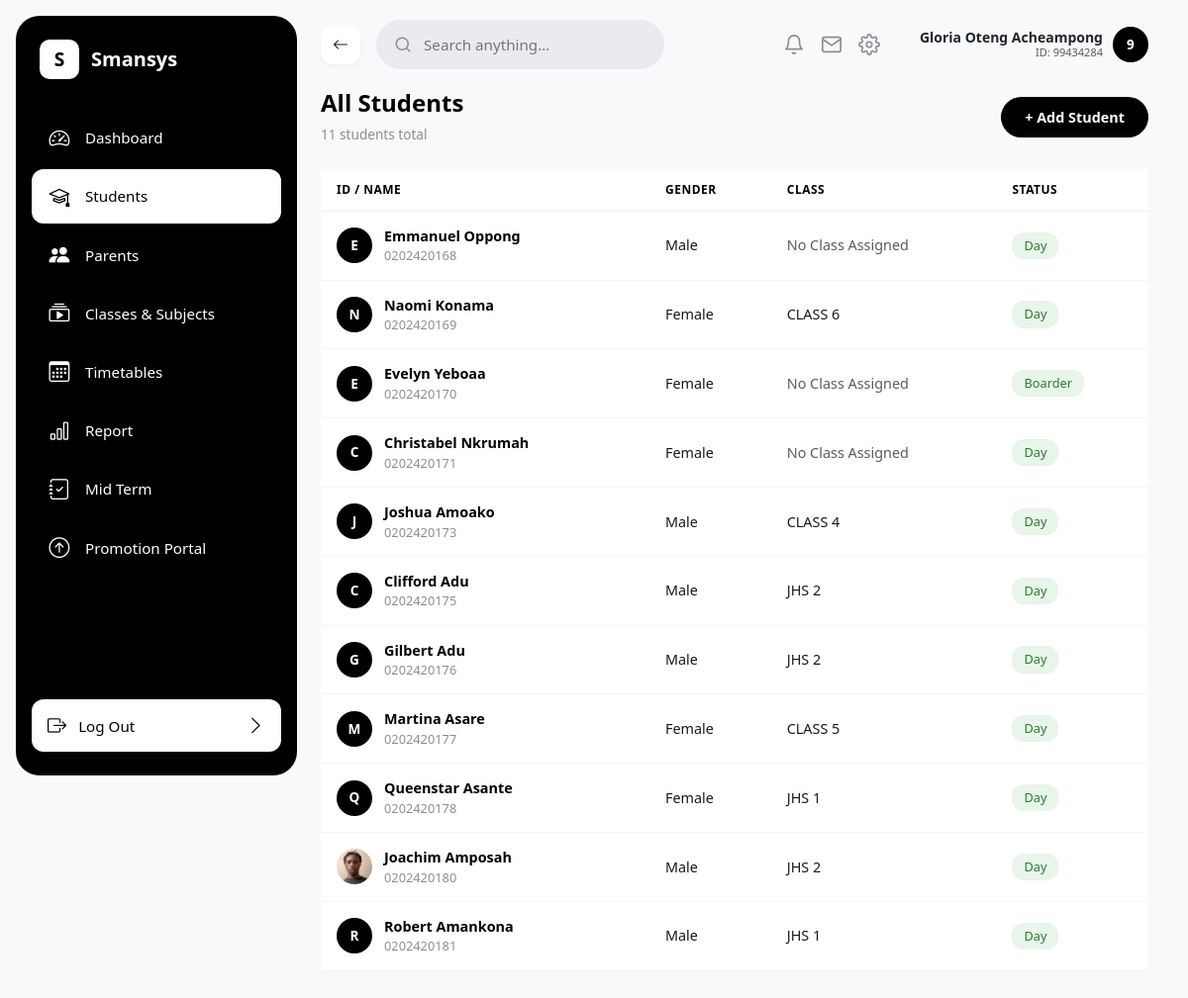
The app's page /students/ (signed in), older data.
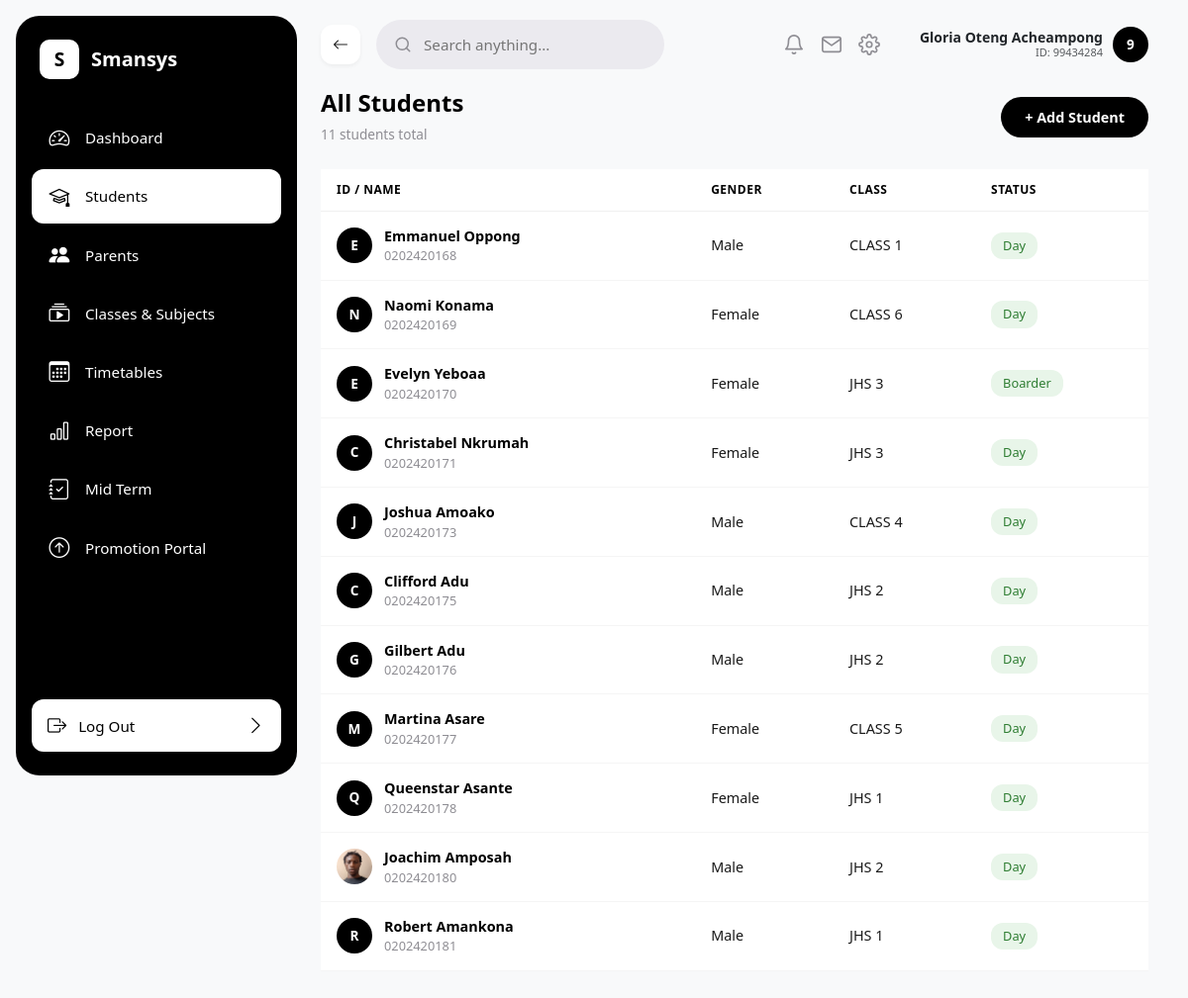
The same page, newer data.
### sis/models.py (models this page shows, shortened)
class Student(models.Model):
    GENDER_CHOICES = [('Male', 'Male'), ('Female', 'Female')]
    STATUS_CHOICES = [('Day', 'Day'), ('Boarder', 'Boarder')]
    LIVING_WITH_CHOICES = [('Mother', 'Mother'), ('Father', 'Father'), ('Both', 'Both')]
    admission_number = models.CharField(max_length=50, unique=True)
    first_name = models.CharField(max_length=100)
    last_name = models.CharField(max_length=100)
    other_names = models.CharField(max_length=100, blank=True, null=True, default='')
    dob = models.DateField(verbose_name='Date of Birth')
    date_of_admission = models.DateField(default=date.today)
    gender = models.CharField(max_length=10, choices=GENDER_CHOICES)
    status = models.CharField(max_length=10, choices=STATUS_CHOICES)
    living_with = models.CharField(max_length=10, choices=LIVING_WITH_CHOICES, default='Both')
    previous_school_attended = models.CharField(max_length=255, default='N/A')
    profile_picture = models.ImageField(upload_to='students/profiles/', blank=True, null=True)
    classroom = models.ForeignKey('ClassRoom', on_delete=models.SET_NULL, null=True, blank=True, related_name='students')
    father = models.ForeignKey(Parent, on_delete=models.SET_NULL, null=True, blank=True, related_name='father_of')
    mother = models.ForeignKey(Parent, on_delete=models.SET_NULL, null=True, blank=True, related_name='mother_of')
    @property
    def current_class(self):
        """Return the most recent enrolled ClassRoom for this student, or None."""
        latest = self.enrollments.order_by('-date_enrolled').first()
        return latest.classroom if latest else None

class ClassRoom(models.Model):
    class_name = models.CharField(max_length=50, unique=True)
    order = models.PositiveIntegerField(
        default=0,
        help_text="Used to sort classes hierarchically (e.g., Class 1 = 1, JHS 3 = 9)"
    )
    form_master = models.ForeignKey('StaffProfile', on_delete=models.SET_NULL, null=True, blank=True, related_name='managed_class')
    class Meta:
        ordering = ['order']

### sis/views.py (the view)
# urls.py: path('students/', student_list_view, name='student_list'),
@login_required
def student_list_view(request):
    students = Student.objects.all().select_related('classroom')
    classrooms = ClassRoom.objects.all()
    return render(request, 'sis/student_list.html', {
        'students': students,
        'classrooms': classrooms,
    })

### sis/templates/sis/student_list.html (shortened to what this page needs)
{% extends 'sis/base.html' %}
{% load static %}
{% block content %}
<div class="d-flex justify-content-between align-items-center mb-4">
    <div>
        <h4 class="fw-bold mb-1" style="color: #000000;">All Students</h4>
        <span style="color: #8E8D93; font-size: 0.85rem;">{{ students|length }} students total</span>
    </div>
    <div>
        <a href="{% url 'student_registration' %}" style="background-color: #000000; color: #ffffff; border: none; border-radius: 25px; padding: 10px 24px; font-weight: 600; font-size: 0.9rem; text-decoration: none; display: inline-block; cursor: pointer;">+ Add Student</a>
    </div>
</div>
<div class="table-responsive">
    <table class="table table-hover align-middle" style="border-collapse: separate; border-spacing: 0;">
        <thead>
            <tr style="color: #8E8D93; font-size: 0.75rem; font-weight: 600; text-transform: uppercase; letter-spacing: 0.5px;">
                <th style="padding: 12px 16px; border-bottom: 1px solid #f0f0f0;">ID / Name</th>
                <th style="padding: 12px 16px; border-bottom: 1px solid #f0f0f0;">Gender</th>
                <th style="padding: 12px 16px; border-bottom: 1px solid #f0f0f0;">Class</th>
                <th style="padding: 12px 16px; border-bottom: 1px solid #f0f0f0;">Status</th>
            </tr>
        </thead>
        <tbody>
            {% for student in students %}
            <tr style="cursor: pointer; transition: background 0.15s;" onclick="window.location='{% url 'student_detail' student.id %}';">
                <td style="padding: 14px 16px; border-bottom: 1px solid #f5f5f5;">
                    <div style="display: flex; align-items: center; gap: 12px;">
                        {% if student.profile_picture %}
                        <img src="{{ student.profile_picture.url }}" alt="" style="width: 36px; height: 36px; border-radius: 50%; object-fit: cover;">
                        {% else %}
                        <span style="width: 36px; height: 36px; border-radius: 50%; background-color: #000000; color: #ffffff; display: flex; align-items: center; justify-content: center; font-weight: 700; font-size: 0.85rem; flex-shrink: 0;">{{ student.first_name|first|upper }}</span>
                        {% endif %}
                        <div>
                            <div style="font-weight: 600; color: #000000; font-size: 0.9rem;">{{ student.first_name }} {{ student.other_names }} {{ student.last_name }}</div>
                            <div style="color: #8E8D93; font-size: 0.8rem;">{{ student.admission_number }}</div>
                        </div>
                    </div>
                </td>
                <td style="padding: 14px 16px; border-bottom: 1px solid #f5f5f5; color: #1A1A1A; font-size: 0.9rem;">{{ student.gender }}</td>
                <td style="padding: 14px 16px; border-bottom: 1px solid #f5f5f5; color: #1A1A1A; font-size: 0.9rem;">{% if student.classroom %}{{ student.classroom.class_name }}{% else %}<span class="text-muted">No Class Assigned</span>{% endif %}</td>
                <td style="padding: 14px 16px; border-bottom: 1px solid #f5f5f5;">
                    <span style="background-color: #E8F5E9; color: #2E7D32; border-radius: 12px; padding: 4px 12px; font-weight: 500; font-size: 0.8rem; display: inline-block;">{{ student.status }}</span>
                </td>
            </tr>
            {% empty %}
            <tr>
                <td colspan="4" class="text-center py-5" style="color: #8E8D93;">No students registered yet.</td>
            </tr>
            {% endfor %}
        </tbody>
    </table>
</div>
{% endblock %}

### sis/templates/sis/base.html (shortened to what this page needs)
{% load static %}
<!DOCTYPE html>
<html lang="en">
<head>
    <link rel="stylesheet" href="{% static 'css/bootstrap.min.css' %}">
    <link rel="stylesheet" href="https://cdn.jsdelivr.net/npm/bootstrap-icons@1.11.3/font/bootstrap-icons.min.css">
</head>
<body>
{% if user.is_authenticated %}
<div class="app-layout" style="display: flex; min-height: 100vh; background-color: #F8F9FA;">
    <aside style="width: 284px; flex-shrink: 0; min-height: 100vh;">
        <div class="sidebar">
            <div>
                <div class="brand">
                    <div class="icon-box">S</div>
                    <span>Smansys</span>
                </div>
                <nav class="nav-links">
                    {% if user.is_superuser %}
                    <a href="{% url 'dashboard' %}" class="{% if request.path == '/' or request.path == '/dashboard/' %}active{% endif %}">
                        <i class="bi bi-speedometer2"></i> Dashboard
                    </a>
                    <a href="{% url 'staff_list' %}" class="{% if request.path == '/staff/list/' %}active{% endif %}">
                        <i class="bi bi-people"></i> Staff
                    </a>
                    <a href="{% url 'student_list' %}" class="{% if request.path == '/students/' %}active{% endif %}">
                        <i class="bi bi-mortarboard"></i> Students
                    </a>
                    <a href="{% url 'parents_list' %}" class="{% if request.resolver_match.url_name == 'parents_list' %}active{% endif %}">
                        <i class="bi bi-people-fill"></i> Parents
                    </a>
                    <a href="{% url 'classes_subjects_hub' %}" class="{% if request.resolver_match.url_name == 'classes_subjects_hub' %}active{% endif %}">
                        <i class="bi bi-collection-play"></i> Classes & Subjects
                    </a>
                    <a href="{% url 'timetable_hub' %}" class="{% if request.resolver_match.url_name == 'timetable_hub' %}active{% endif %}">
                        <i class="bi bi-calendar3"></i> Timetables
                    </a>
                    <a href="{% url 'reports' %}" class="{% if request.path == '/reports/' %}active{% endif %}">
                        <i class="bi bi-bar-chart"></i> Report
                    </a>
                    <a href="{% url 'midterm_summary' %}" class="{% if request.resolver_match.view_name == 'midterm_summary' %}active{% endif %}">
                        <i class="bi bi-journal-check"></i> Mid Term
                    </a>
                    <a href="{% url 'register_student' %}" class="{% if request.path == '/students/register/' %}active{% endif %}">
                        <i class="bi bi-person-plus"></i> Add Student
                    </a>
                    <a href="{% url 'register_staff' %}" class="{% if request.path == '/staff/register/' %}active{% endif %}">
                        <i class="bi bi-person-badge"></i> Onboard Staff
                    </a>
                    <a href="{% url 'academic_settings' %}" class="{% if request.path == '/settings/academic-session/' %}active{% endif %}">
                        <i class="bi bi-gear"></i> Academic Settings
                    </a>
                    {% elif user.is_authenticated %}
                    <a href="{% url 'dashboard' %}" class="{% if request.path == '/' or request.path == '/dashboard/' %}active{% endif %}">
                        <i class="bi bi-speedometer2"></i> Dashboard
                    </a>
                    <a href="{% url 'student_list' %}" class="{% if request.path == '/students/' %}active{% endif %}">
                        <i class="bi bi-mortarboard"></i> Students
                    </a>
                    <a href="{% url 'parents_list' %}" class="{% if request.resolver_match.url_name == 'parents_list' %}active{% endif %}">
                        <i class="bi bi-people-fill"></i> Parents
                    </a>
                    <a href="{% url 'classes_subjects_hub' %}" class="{% if request.resolver_match.url_name == 'classes_subjects_hub' %}active{% endif %}">
                        <i class="bi bi-collection-play"></i> Classes & Subjects
                    </a>
                    <a href="{% url 'timetable_hub' %}" class="{% if request.resolver_match.url_name == 'timetable_hub' %}active{% endif %}">
                        <i class="bi bi-calendar3"></i> Timetables
                    </a>
                    <a href="{% url 'reports' %}" class="{% if request.path == '/reports/' %}active{% endif %}">
                        <i class="bi bi-bar-chart"></i> Report
                    </a>
                    <a href="{% url 'midterm_summary' %}" class="{% if request.resolver_match.view_name == 'midterm_summary' %}active{% endif %}">
                        <i class="bi bi-journal-check"></i> Mid Term
                    </a>
                    <a href="{% url 'promotion_portal' %}" class="{% if request.path == '/enrollment/portal/' %}active{% endif %}">
                        <i class="bi bi-arrow-up-circle"></i> Promotion Portal
                    </a>
                    {% endif %}
                </nav>
            </div>
            <div class="logout-wrap">
                <a href="{% url 'logout' %}">
                    <span><i class="bi bi-box-arrow-right me-2"></i> Log Out</span>
                    <i class="bi bi-chevron-right"></i>
                </a>
            </div>
        </div>
    </aside>
    <div class="main-viewport" style="flex-grow: 1; display: flex; flex-direction: column; min-width: 0;">
        <header class="global-header" style="width: 100%; display: flex; align-items: center; justify-content: space-between; padding: 20px 40px; background-color: transparent;">
            <div class="header-left d-flex align-items-center gap-3">
                <button type="button" onclick="window.history.back();" class="back-btn" aria-label="Go back">
                    <i class="bi bi-arrow-left"></i>
                </button>
                <div class="header-search-field" style="position: relative;">
                    <svg width="18" height="18" viewBox="0 0 24 24" fill="none" stroke="#8E8D93" stroke-width="2" stroke-linecap="round" stroke-linejoin="round">
                        <circle cx="11" cy="11" r="8"/>
                        <path d="M21 21l-4.35-4.35"/>
                    </svg>
                    <input id="globalSearchInput" type="text" placeholder="Search anything..." style="flex: 1; border: none; outline: none; background: transparent; font-size: 0.95rem; color: #8E8D93; line-height: 1; min-width: 0;">
                </div>
            </div>
            <div class="header-right d-flex align-items-center" style="gap: 20px; margin-left: auto;">
                <div class="utility-group d-flex align-items-center gap-3">
                    <svg width="22" height="22" viewBox="0 0 24 24" fill="none" stroke="#8E8D93" stroke-width="1.8" stroke-linecap="round" stroke-linejoin="round" style="cursor: pointer;">
                        <path d="M18 8A6 6 0 0 0 6 8c0 7-3 9-3 9h18s-3-2-3-9"/>
                        <path d="M13.73 21a2 2 0 0 1-3.46 0"/>
                    </svg>
                    <svg width="22" height="22" viewBox="0 0 24 24" fill="none" stroke="#8E8D93" stroke-width="1.8" stroke-linecap="round" stroke-linejoin="round" style="cursor: pointer;">
                        <path d="M4 4h16c1.1 0 2 .9 2 2v12c0 1.1-.9 2-2 2H4c-1.1 0-2-.9-2-2V6c0-1.1.9-2 2-2z"/>
                        <polyline points="22,6 12,13 2,6"/>
                    </svg>
                </div>
                <div class="profile-dropdown-container" style="position: relative;">
                    <div class="header-profile-pill d-flex align-items-center" style="gap: 10px; margin-left: 20px; cursor: pointer;" onclick="toggleProfileCard()">
                        <div class="text-end d-none d-md-block">
                            <div class="fw-bold text-dark lh-sm" style="font-size: 14px;">
                                {% if request.user.first_name %}{{ request.user.first_name }} {{ request.user.last_name }}{% else %}{{ request.user.username }}{% endif %}
                            </div>
                            <div class="text-muted" style="font-size: 11px; margin-top: -2px;">
                                ID: {{ request.user.username }}
                            </div>
                        </div>
                        {% if staff_profile and staff_profile.profile_picture %}
                        <img src="{{ staff_profile.profile_picture.url }}" alt="Avatar" style="width: 36px; height: 36px; border-radius: 50%; object-fit: cover;">
                        {% else %}
                        <span style="width: 36px; height: 36px; display: flex; align-items: center; justify-content: center; border-radius: 50%; background-color: #000000; color: #ffffff; font-weight: 700; font-size: 0.85rem; line-height: 1;">
                            {{ request.user.username|first|upper }}
                        </span>
                        {% endif %}
                    </div>
                </div>
            </div>
        </header>
        <main class="page-content-canvas" style="flex: 1 1 auto; display: flex; flex-direction: column; min-height: calc(100vh - 120px); padding: 0 40px 40px 40px;">
{% endif %}
            {% block content %}
            {% endblock %}
{% if user.is_authenticated %}
        </main>
    </div>
</div>
{% endif %}
</body>
</html>

Row changes from the older to the newer data that the page shows:
changed Student "Emmanuel": classroom.class_name (not shown) → "CLASS 1"; no longer shows "No Class Assigned"
changed Student "Evelyn": classroom.class_name (not shown) → "JHS 3"; no longer shows "No Class Assigned"
changed Student "Christabel": classroom.class_name (not shown) → "JHS 3"; no longer shows "No Class Assigned"
